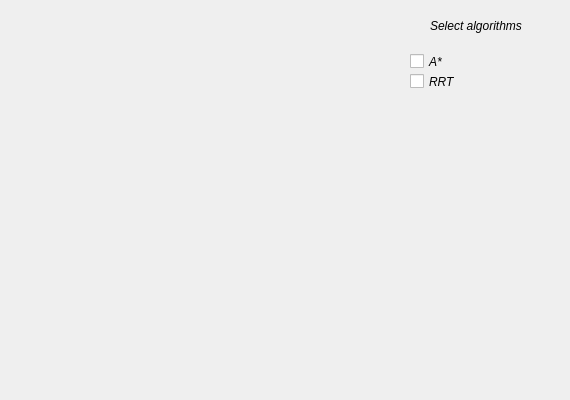
<?xml version="1.0" encoding="UTF-8"?>
<ui version="4.0">
 <class>MainWindow</class>
 <widget class="QMainWindow" name="MainWindow">
  <property name="geometry">
   <rect>
    <x>0</x>
    <y>0</y>
    <width>570</width>
    <height>400</height>
   </rect>
  </property>
  <property name="font">
   <font>
    <weight>50</weight>
    <italic>true</italic>
    <bold>false</bold>
   </font>
  </property>
  <property name="windowTitle">
   <string>MainWindow</string>
  </property>
  <widget class="QWidget" name="centralWidget">
   <widget class="RenderArea" name="area" native="true">
    <property name="geometry">
     <rect>
      <x>0</x>
      <y>0</y>
      <width>400</width>
      <height>400</height>
     </rect>
    </property>
   </widget>
   <widget class="QLabel" name="label">
    <property name="geometry">
     <rect>
      <x>430</x>
      <y>10</y>
      <width>121</width>
      <height>31</height>
     </rect>
    </property>
    <property name="text">
     <string>Select algorithms</string>
    </property>
   </widget>
   <widget class="QCheckBox" name="checkBox">
    <property name="geometry">
     <rect>
      <x>410</x>
      <y>50</y>
      <width>92</width>
      <height>23</height>
     </rect>
    </property>
    <property name="text">
     <string>A*</string>
    </property>
   </widget>
   <widget class="QCheckBox" name="checkBox_2">
    <property name="geometry">
     <rect>
      <x>410</x>
      <y>70</y>
      <width>92</width>
      <height>23</height>
     </rect>
    </property>
    <property name="text">
     <string>RRT</string>
    </property>
   </widget>
  </widget>
 </widget>
 <layoutdefault spacing="6" margin="11"/>
 <customwidgets>
  <customwidget>
   <class>RenderArea</class>
   <extends>QWidget</extends>
   <header>renderarea.h</header>
   <container>1</container>
  </customwidget>
 </customwidgets>
 <resources/>
 <connections/>
 <slots>
  <slot>on_read_button_clicked()</slot>
 </slots>
</ui>
